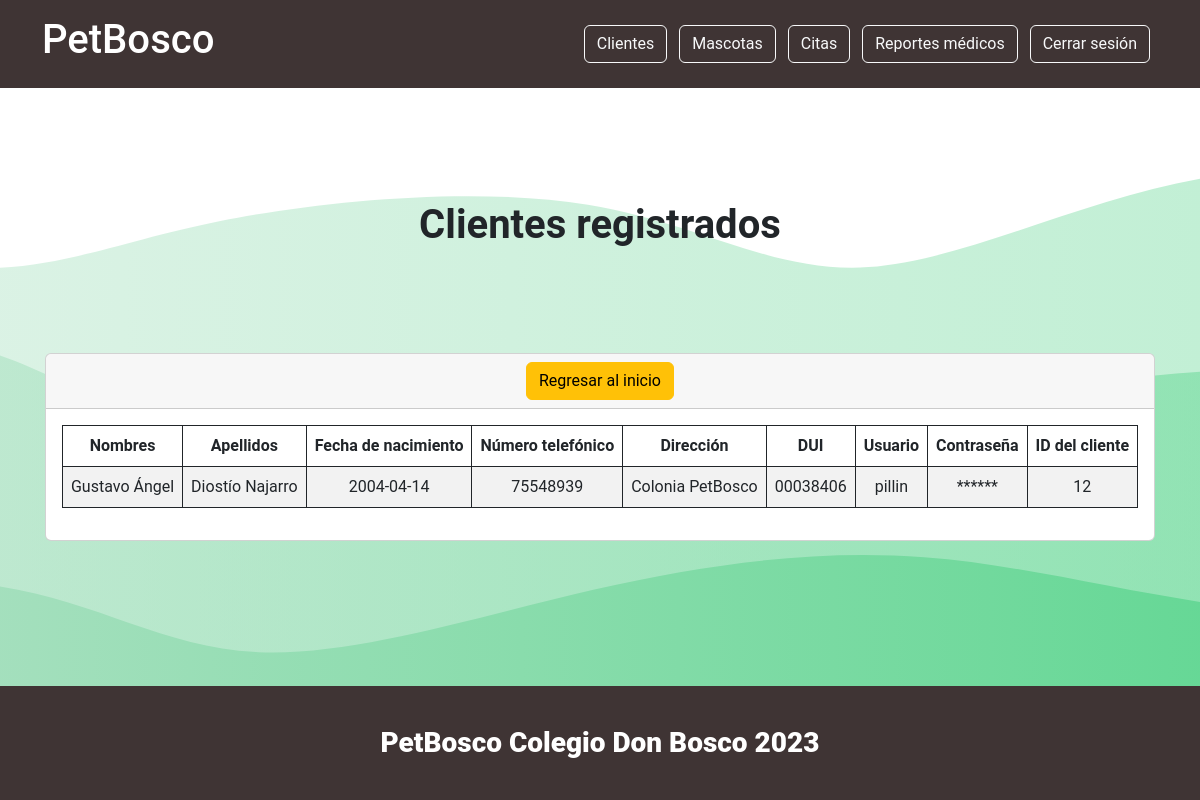
Page /secciones/vistausers.php (signed in) on the earlier database version.
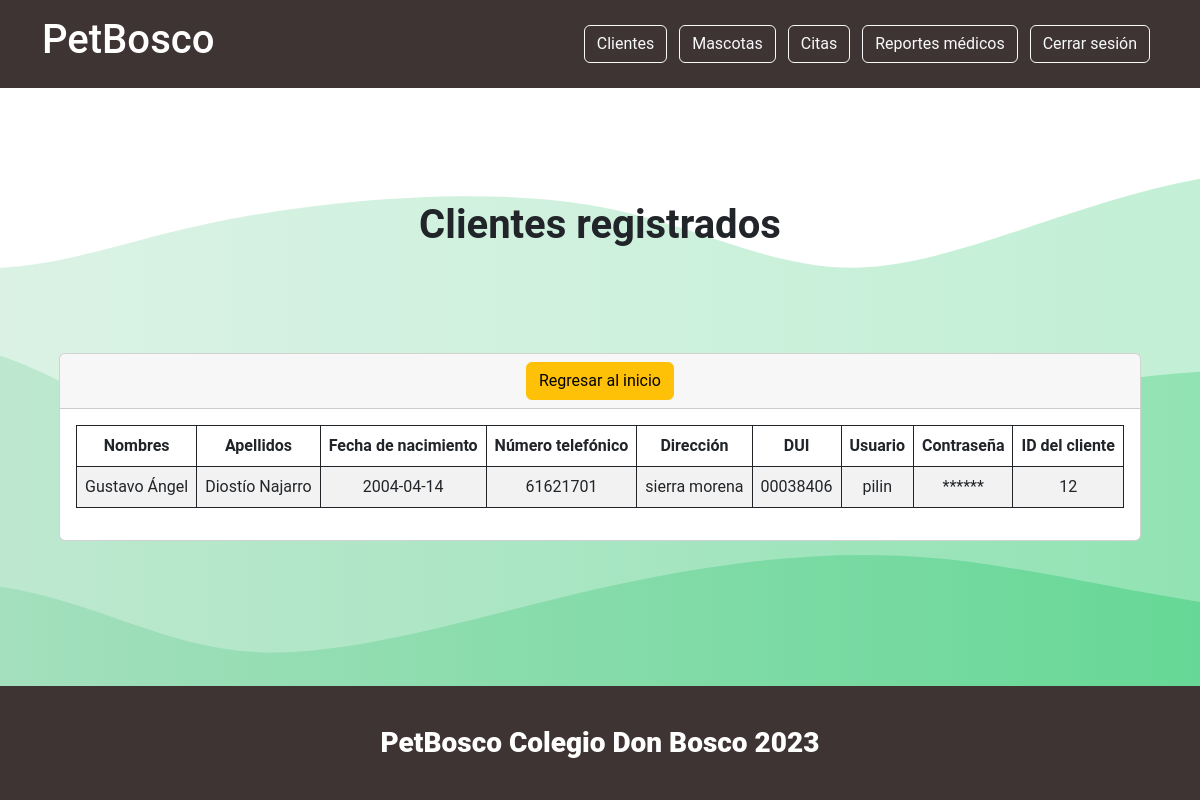
Same page on the later database version.
### tables this page shows
CREATE TABLE `cliente` (
  `id_cliente` int(11) NOT NULL,
  `usuario` varchar(255) NOT NULL,
  `nombre` varchar(40) NOT NULL,
  `apellido` varchar(40) NOT NULL,
  `fechaNac` date NOT NULL,
  `num_telefonico` varchar(11) NOT NULL,
  `direccion` varchar(200) NOT NULL,
  `DUI` varchar(11) NOT NULL,
  `contraseña` varchar(30) NOT NULL
);

### secciones/vistausers.php (the view, shortened to what this page needs)
<?php include("../conexionBd.php");
include("../templates/headervet.php");
$sentencia = $conexion->prepare("SELECT * FROM cliente");
$sentencia->execute();
$clientes = $sentencia->fetchAll(PDO::FETCH_ASSOC);
?>
    <!DOCTYPE html>
    <html lang="en">
    <head>
        <link href="https://cdn.jsdelivr.net/npm/bootstrap@5.3.0-alpha1/dist/css/bootstrap.min.css" rel="stylesheet">
        <link href="../assets/dist/css/bootstrap.min.css" rel="stylesheet">
        <link href="https://cdn.jsdelivr.net/npm/bootstrap@5.2.1/dist/css/bootstrap.min.css" rel="stylesheet"
>
    </head>
    <body>
    <div class="container d-flex justify-content-center">
        <h1><b>Clientes registrados</b></h1>
    </div>
    <div class="card m-auto text-center">
        <div class="card-header">
            <a name="" id="" class="btn btn-warning" href="<?php echo $url_base; ?>secciones/indexvet.php" role="button">Regresar al inicio</a>
        </div>
        <div class="card-body container">
            <div>
                <table id="myTable" class="display table table text-center table-bordered border-dark table-striped table-hover">
                    <thead>
                        <tr>
                            <th scope="col">Nombres</th>
                            <th scope="col">Apellidos</th>
                            <th scope="col">Fecha de nacimiento</th>
                            <th scope="col">Número telefónico</th>
                            <th scope="col">Dirección</th>
                            <th scope="col">DUI</th>
                            <th scope="col">Usuario</th>
                            <th scope="col">Contraseña</th>
                            <th scope="col">ID del cliente</th>
                        </tr>
                    </thead>
                    <tbody>
                        <?php foreach ($clientes as $registro): ?>
                        <tr>
                            <td scope="row"><?php echo $registro['nombre'];?></td>
                            <td scope="row"><?php echo $registro['apellido'];?></td>
                            <td scope="row"><?php echo $registro['fechaNac'];?></td>
                            <td scope="row"><?php echo $registro['num_telefonico'];?></td>
                            <td scope="row"><?php echo $registro['direccion'];?></td>
                            <td scope="row"><?php echo $registro['DUI'];?></td>
                            <td scope="row"><?php echo $registro['usuario'];?></td>
                            <td scope="row">******</td>
                            <td scope="row"><?php echo $registro['id_cliente'];?></td>
                        </tr>
                        <?php endforeach; ?>
                    </tbody>
                </table>
            </div>
        </div>
    </div>
    <?php include("../templates/footer.php");?>
    </body>
    </html>

### templates/headervet.php (shortened to what this page needs)
<?php
$url_base = "http://localhost/petBosco2/";
?>
<!DOCTYPE html>
<html lang="en">
<head>
    <link href="https://cdn.jsdelivr.net/npm/bootstrap@5.3.0-alpha1/dist/css/bootstrap.min.css" rel="stylesheet">
    <link href="../assets/dist/css/bootstrap.min.css" rel="stylesheet">
    <link href="https://cdn.jsdelivr.net/npm/bootstrap@5.2.1/dist/css/bootstrap.min.css" rel="stylesheet"
>
</head>
<body>
  <header class="p-3 encabezado mb-5">
    <div class="container">
      <div class="d-flex flex-wrap align-items-center justify-content-center justify-content-lg-start">
        <ul class="nav col-12 col-lg-auto me-lg-auto mb-2 justify-content-center mb-md-0">
          <h1>PetBosco</h1>
        </ul>
        <div class="text-end">
          <a name="" id="" class="btn btn-outline-light me-2" href="<?php echo $url_base;?>secciones/vistausers.php" role="button">Clientes</a>
          <a name="" id="" class="btn btn-outline-light me-2" href="<?php echo $url_base;?>secciones/mascota/indexvet.php" role="button">Mascotas</a>
          <a name="" id="" class="btn btn-outline-light me-2" href="<?php echo $url_base;?>secciones/citas/veterinario" role="button">Citas</a>
          <a name="" id="" class="btn btn-outline-light me-2" href="<?php echo $url_base;?>secciones/reportes/index.php" role="button">Reportes médicos</a>
          <a name="" id="" class="btn btn-outline-light me-2" href="<?php echo $url_base;?>secciones/cerrar.php" role="button">Cerrar sesión</a>
        </div>
      </div>
    </div>
  </header>

### templates/footer.php (shortened to what this page needs)
  <div class=" containerFooter mt-5">
  <footer class="py-3 my-4">
    <h3 class="nav justify-content-center">PetBosco Colegio Don Bosco 2023</h3>
  </footer>
</div>
</body>
</html>

### templates/footer.php (style rules this page uses)
.containerFooter, footer, footer h3 { align-self: flex-end; width: 100%; background-color: #3f3434; color: #fff; font-weight: bolder; }

Differences in the rows shown:
changed cliente "Gustavo Ángel": num_telefonico "75548939" → "61621701"; direccion "Colonia PetBosco" → "sierra morena"; usuario "pillin" → "pilin"
